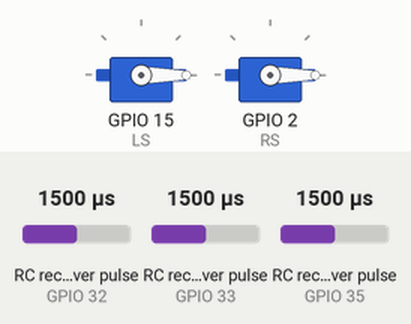
Recording of a sketch running on a simulated ESP32. Shown: 2 × servo. Wiring (inferred from the names in the program): 3 × RC receiver channel: data GPIO 32 / data GPIO 33 / data GPIO 35. The inputs (shaded band) are chosen by the test bench; at power-on: RC receiver pulse (sensors on GPIO 32, GPIO 33, GPIO 35) 1500 µs.

Above: at 1.2 s.
1.3 s: RC receiver pulse (sensor on GPIO 32) set to 1020 µs
At 1.45 s:
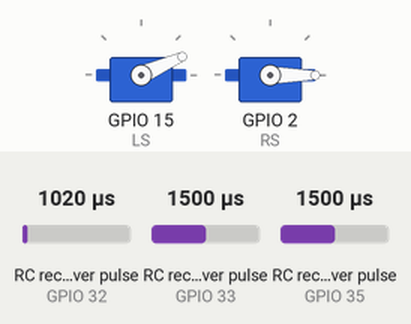
At 2.8 s:
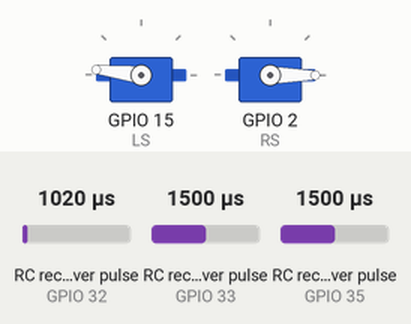
4.3 s: RC receiver pulse (sensor on GPIO 32) set to 1250 µs
At 5.7 s:
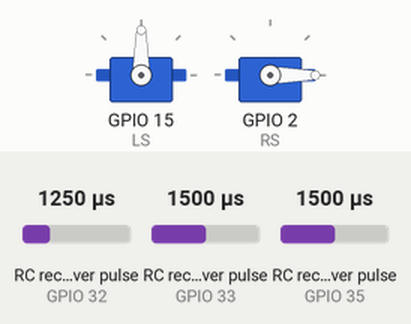
Timing chart, 0 to 7.3 s (numbered marks = the images above; inputs shaded):
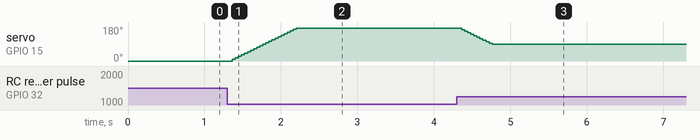

Measured:
- after the input at 1.3 s, servo on GPIO 15 (LS): moves from 0° to 173° over 0.84 s, starting after 0.06 s
- after the input at 4.3 s, servo on GPIO 15 (LS): moves from 173° to 90° over 0.40 s, starting after 0.06 s

The sketch:

shtosh.ino
```cpp
#include "input.h"
#include "output.h"


void setup() {
  startInput(); //Подключаем приёмник
  setupOut();

  Serial.begin(115200);

}


void loop() {
  readPins();

  ch1Speed = abs(ch1Speed);
  turnLeftServo(ch1Speed);


  /**
  Serial.print("ch1Speed: ");
  Serial.print(ch1Speed);
  Serial.print(" | ch2Turn: ");
  Serial.print(ch2Turn);
  Serial.print(" | ch3Lamp: ");
  Serial.print(ch3Lamp);
  Serial.println("");
**/
  //delay(5);
}
```

input.h
```cpp
// Получение сигнала с приёмника


#define CH1 32 //пин скорости
#define CH2 35 //пин поворота
#define CH3 33 //пин третьего канала


int ch1Speed; //Значение скорости
int ch2Turn; //Значение поворота
int ch3Lamp; //Значение третьего канала


//Чтение канала и возврат значений от и до
int readChannel(int channelInput, int minLimit, int maxLimit, int defaultValue){
  int ch = pulseIn(channelInput, HIGH, 30000);
  if (ch < 100) return defaultValue;
  return map(ch, 1000, 2000, minLimit, maxLimit);
}

//Чтение канала и возврат булевого значения (0, 1)
bool readSwitch(byte channelInput, bool defaultValue){
  int intDefaultValue = (defaultValue)? 100: 0;
  int ch = readChannel(channelInput, 0, 100, intDefaultValue);
  return (ch > 50);
}

void startInput(){
  pinMode(CH1, INPUT);
  pinMode(CH2, INPUT);
  pinMode(CH3, INPUT);

}

//Получение значений
void readPins(){
  ch1Speed = readChannel(CH1, -180, 180, 0);
  ch2Turn = readChannel(CH2, -180, 180, 0);
  //ch3Lamp = readSwitch(CH3, -100, 100, -100);
   ch3Lamp = readSwitch(CH3, 0);


}
```

output.h
```cpp
 #include <ESP32Servo.h>

#define LS 15 //левый сервомотор
#define RS 2 //правый сервомотор

#define RS_DEFAULT 0 //правый сервомотор по умолчанию
#define LS_DEFAULT 0 //левый сервомотор по умолчанию

#define STEP 8 //Количество шагов для сервомотора


int leftServoVal; //Значение правого сервомотора
int rightServoVal; //Значение левого сервомотора

Servo leftServo;
Servo rightServo;


void setupOut() {

  leftServoVal = LS_DEFAULT;
  rightServoVal = RS_DEFAULT;

  leftServo.attach(LS);
  leftServo.write(leftServoVal);

  rightServo.attach(RS);
  rightServo.write(rightServoVal);
}

//Поворот левого сервомотора
void turnLeftServo(int pos){

  if(leftServoVal + STEP > pos && leftServoVal - STEP < pos) {
    leftServoVal = pos;
  }
  else if(pos > leftServoVal) {
    leftServoVal = leftServoVal + STEP;
  }  else if (pos < leftServoVal) {
    leftServoVal = leftServoVal - STEP;
  }
  leftServo.write(leftServoVal);
}


//Поворот правого сервомотора
void turnRightServo(int pos){
  if(pos > rightServoVal) {
    rightServoVal = rightServoVal + STEP;
  } else if (pos < rightServoVal) {
    rightServoVal = rightServoVal - STEP;
  }

  rightServo.write(rightServoVal);
}
```
